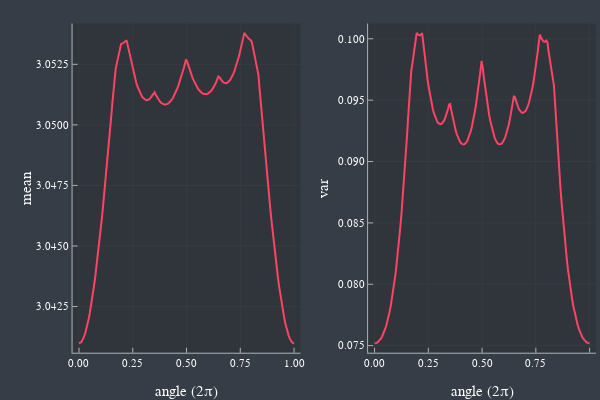

Source (notebook cell):
### Code cell
pl_mean=plot(angle/(2π),mean_1,ylabel="mean",xlabel="angle (2π)",label="",linewidth=2)
pl_var=plot(angle/(2π),var_1,ylabel="var",xlabel="angle (2π)",label="",linewidth=2)
plot(pl_mean,pl_var)

### Figure 1 — Plotly figure (JSON) as saved in the notebook; plotly's stock layout.template omitted (floating-point values rounded to 4 significant figures; data arrays with more than 128 entries replaced by an {"elided": "..."} marker saying what was removed)
{"data": [{"colorbar": {"title": ""}, "legendgroup": "", "line": {"color": "rgba(254, 67, 101, 1.000)", "dash": "solid", "shape": "linear", "width": 2}, "mode": "lines", "name": "", "showlegend": false, "type": "scatter", "x": {"elided": "200 float values"}, "xaxis": "x1", "y": {"elided": "200 float values"}, "yaxis": "y1", "zmax": null, "zmin": null}, {"colorbar": {"title": ""}, "legendgroup": "", "line": {"color": "rgba(254, 67, 101, 1.000)", "dash": "solid", "shape": "linear", "width": 2}, "mode": "lines", "name": "", "showlegend": false, "type": "scatter", "x": {"elided": "200 float values"}, "xaxis": "x2", "y": {"elided": "200 float values"}, "yaxis": "y2", "zmax": null, "zmin": null}], "layout": {"annotations": [], "height": 400, "legend": {"bgcolor": "rgba(54, 61, 70, 1.000)", "bordercolor": "rgba(255, 255, 255, 1.000)", "font": {"color": "rgba(255, 255, 255, 1.000)", "family": "sans-serif", "size": 11}, "tracegroupgap": 0, "x": 1, "y": 1}, "margin": {"b": 20, "l": 0, "r": 0, "t": 20}, "paper_bgcolor": "rgba(54, 61, 70, 1.000)", "plot_bgcolor": "rgba(48, 52, 59, 1.000)", "showlegend": true, "width": 600, "xaxis1": {"anchor": "y1", "domain": [0.1209, 0.5008], "gridcolor": "rgba(173, 178, 183, 0.100)", "gridwidth": 0.5, "linecolor": "rgba(173, 178, 183, 1.000)", "mirror": false, "range": [-0.03, 1.03], "showgrid": true, "showline": true, "showticklabels": true, "tickangle": 0, "tickcolor": "rgb(173, 178, 183)", "tickfont": {"color": "rgba(255, 255, 255, 1.000)", "family": "sans-serif", "size": 11}, "tickmode": "array", "ticks": "inside", "ticktext": ["0.00", "0.25", "0.50", "0.75", "1.00"], "tickvals": [0, 0.25, 0.5, 0.75, 1], "title": "angle (2π)", "titlefont": {"color": "rgba(255, 255, 255, 1.000)", "family": "sans-serif", "size": 15}, "type": "-", "visible": true, "zeroline": false, "zerolinecolor": "rgba(173, 178, 183, 1.000)"}, "xaxis2": {"anchor": "y2", "domain": [0.6135, 0.9934], "gridcolor": "rgba(173, 178, 183, 0.100)", "gridwidth": 0.5, "linecolor": "rgba(173, 178, 183, 1.000)", "mirror": false, "range": [-0.03, 1.03], "showgrid": true, "showline": true, "showticklabels": true, "tickangle": 0, "tickcolor": "rgb(173, 178, 183)", "tickfont": {"color": "rgba(255, 255, 255, 1.000)", "family": "sans-serif", "size": 11}, "tickmode": "array", "ticks": "inside", "ticktext": ["0.00", "0.25", "0.50", "0.75", "1.00"], "tickvals": [0, 0.25, 0.5, 0.75, 1], "title": "angle (2π)", "titlefont": {"color": "rgba(255, 255, 255, 1.000)", "family": "sans-serif", "size": 15}, "type": "-", "visible": true, "zeroline": false, "zerolinecolor": "rgba(173, 178, 183, 1.000)"}, "yaxis1": {"anchor": "x1", "domain": [0.07581, 0.9902], "gridcolor": "rgba(173, 178, 183, 0.100)", "gridwidth": 0.5, "linecolor": "rgba(173, 178, 183, 1.000)", "mirror": false, "range": [3.041, 3.054], "showgrid": true, "showline": true, "showticklabels": true, "tickangle": 0, "tickcolor": "rgb(173, 178, 183)", "tickfont": {"color": "rgba(255, 255, 255, 1.000)", "family": "sans-serif", "size": 11}, "tickmode": "array", "ticks": "inside", "ticktext": ["3.0425", "3.0450", "3.0475", "3.0500", "3.0525"], "tickvals": [3.042, 3.045, 3.047, 3.05, 3.053], "title": "mean", "titlefont": {"color": "rgba(255, 255, 255, 1.000)", "family": "sans-serif", "size": 15}, "type": "-", "visible": true, "zeroline": false, "zerolinecolor": "rgba(173, 178, 183, 1.000)"}, "yaxis2": {"anchor": "x2", "domain": [0.07581, 0.9902], "gridcolor": "rgba(173, 178, 183, 0.100)", "gridwidth": 0.5, "linecolor": "rgba(173, 178, 183, 1.000)", "mirror": false, "range": [0.07442, 0.1012], "showgrid": true, "showline": true, "showticklabels": true, "tickangle": 0, "tickcolor": "rgb(173, 178, 183)", "tickfont": {"color": "rgba(255, 255, 255, 1.000)", "family": "sans-serif", "size": 11}, "tickmode": "array", "ticks": "inside", "ticktext": ["0.075", "0.080", "0.085", "0.090", "0.095", "0.100"], "tickvals": [0.075, 0.08, 0.085, 0.09, 0.095, 0.1], "title": "var", "titlefont": {"color": "rgba(255, 255, 255, 1.000)", "family": "sans-serif", "size": 15}, "type": "-", "visible": true, "zeroline": false, "zerolinecolor": "rgba(173, 178, 183, 1.000)"}}}
